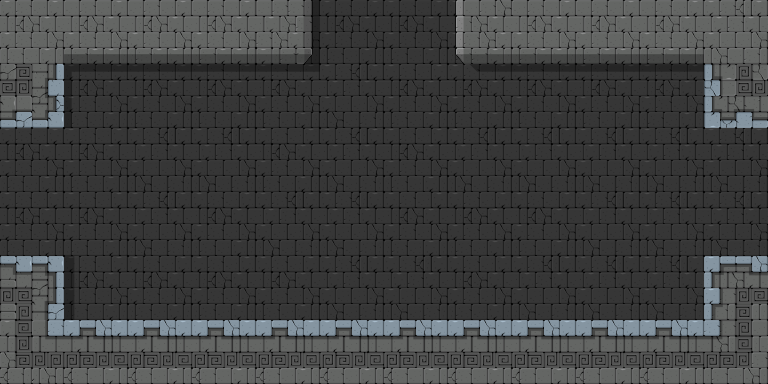

A 2D game scene composited from a Tiled map and its tileset images. What follows is a short description and the map's XML, with each tile layer's data collapsed to a summary:
An orthogonal 12x6 tile map with 64x64 px tiles, 4 tile layers (background, foreground, objects, mainlayer) and 8 objects (OnSidePlatform).

<map version="1.0" orientation="orthogonal" width="12" height="6" tilewidth="64" tileheight="64">
 <properties>
  <property name="physicsGravityY" value="-9.81" />
  <property name="physicsSimulationSpeed" value="1.0" />
  <property name="restrictScrollingToMapBoundary" value="YES" />
 </properties>
 <tileset firstgid="1" name="Tileset_Geometry_16x16_256" tilewidth="64" tileheight="64">
  <image source="Tileset_64x64.png" width="512" height="576" />
 </tileset>
 <layer name="background" width="12" height="6">
  <data>[72 cells, 64 non-empty, 7 distinct tile ids]</data>
 </layer>
 <layer name="foreground" width="12" height="6">
  <data>[72 cells, 26 non-empty, 10 distinct tile ids]</data>
 </layer>
 <layer name="objects" width="12" height="6">
  <data>[72 cells, 0 non-empty, 0 distinct tile ids]</data>
 </layer>
 <layer name="mainlayer" width="12" height="6">
  <data>[72 cells, 0 non-empty, 0 distinct tile ids]</data>
 </layer>
 <objectgroup color="#5858a4" draworder="topdown" name="collisions" width="12" height="6">
  <object x="704" y="64" width="64" height="64" />
  <object x="704" y="256" width="64" height="64" />
  <object x="0" y="320" width="768" height="64" />
  <object x="448" y="0" width="320" height="64" />
  <object x="0" y="0" width="320" height="64" />
  <object x="0" y="64" width="64" height="64" />
  <object x="0" y="256" width="64" height="64" />
 </objectgroup>
 <objectgroup draworder="topdown" name="game objects" width="12" height="6">
  <object name="OnSidePlatform1" type="OnSidePlatform" x="320" y="128" width="127" height="5" />
 </objectgroup>
</map>
